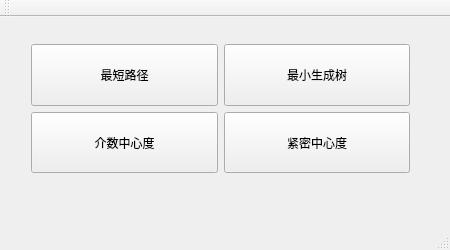
<?xml version="1.0" encoding="UTF-8"?>
<ui version="4.0">
 <class>MainWindow</class>
 <widget class="QMainWindow" name="MainWindow">
  <property name="geometry">
   <rect>
    <x>0</x>
    <y>0</y>
    <width>450</width>
    <height>250</height>
   </rect>
  </property>
  <property name="sizePolicy">
   <sizepolicy hsizetype="Fixed" vsizetype="Fixed">
    <horstretch>0</horstretch>
    <verstretch>0</verstretch>
   </sizepolicy>
  </property>
  <property name="windowTitle">
   <string>MainWindow</string>
  </property>
  <widget class="QWidget" name="centralWidget">
   <widget class="QWidget" name="layoutWidget">
    <property name="geometry">
     <rect>
      <x>20</x>
      <y>16</y>
      <width>401</width>
      <height>151</height>
     </rect>
    </property>
    <layout class="QGridLayout" name="gridLayout">
     <item row="0" column="0">
      <widget class="QPushButton" name="pushButton">
       <property name="sizePolicy">
        <sizepolicy hsizetype="Expanding" vsizetype="Expanding">
         <horstretch>0</horstretch>
         <verstretch>0</verstretch>
        </sizepolicy>
       </property>
       <property name="text">
        <string>最短路径</string>
       </property>
      </widget>
     </item>
     <item row="0" column="1">
      <widget class="QPushButton" name="pushButton_2">
       <property name="sizePolicy">
        <sizepolicy hsizetype="Expanding" vsizetype="Expanding">
         <horstretch>0</horstretch>
         <verstretch>0</verstretch>
        </sizepolicy>
       </property>
       <property name="text">
        <string>最小生成树</string>
       </property>
      </widget>
     </item>
     <item row="1" column="0">
      <widget class="QPushButton" name="pushButton_3">
       <property name="sizePolicy">
        <sizepolicy hsizetype="Expanding" vsizetype="Expanding">
         <horstretch>0</horstretch>
         <verstretch>0</verstretch>
        </sizepolicy>
       </property>
       <property name="text">
        <string>介数中心度</string>
       </property>
      </widget>
     </item>
     <item row="1" column="1">
      <widget class="QPushButton" name="pushButton_4">
       <property name="sizePolicy">
        <sizepolicy hsizetype="Expanding" vsizetype="Expanding">
         <horstretch>0</horstretch>
         <verstretch>0</verstretch>
        </sizepolicy>
       </property>
       <property name="text">
        <string>紧密中心度</string>
       </property>
      </widget>
     </item>
    </layout>
   </widget>
  </widget>
  <widget class="QMenuBar" name="menuBar">
   <property name="geometry">
    <rect>
     <x>0</x>
     <y>0</y>
     <width>450</width>
     <height>26</height>
    </rect>
   </property>
  </widget>
  <widget class="QToolBar" name="mainToolBar">
   <attribute name="toolBarArea">
    <enum>TopToolBarArea</enum>
   </attribute>
   <attribute name="toolBarBreak">
    <bool>false</bool>
   </attribute>
  </widget>
  <widget class="QStatusBar" name="statusBar"/>
 </widget>
 <layoutdefault spacing="6" margin="11"/>
 <resources/>
 <connections/>
</ui>
